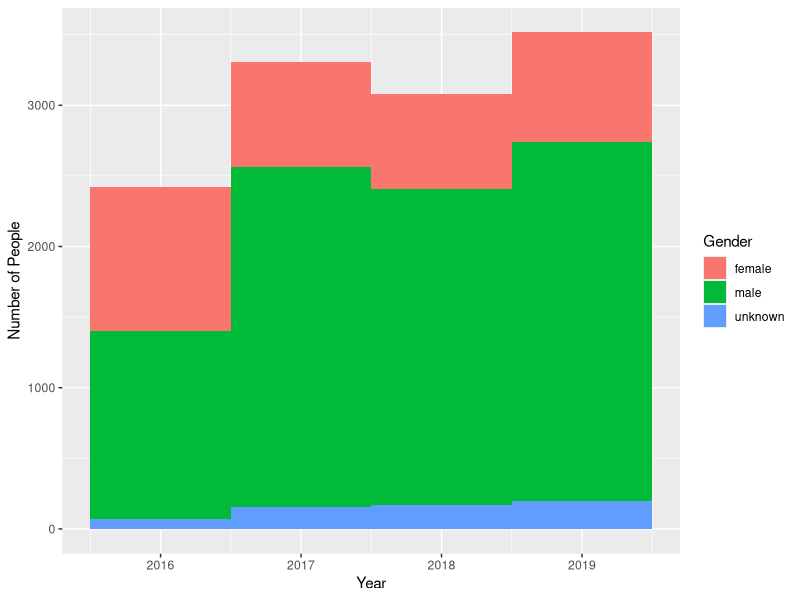
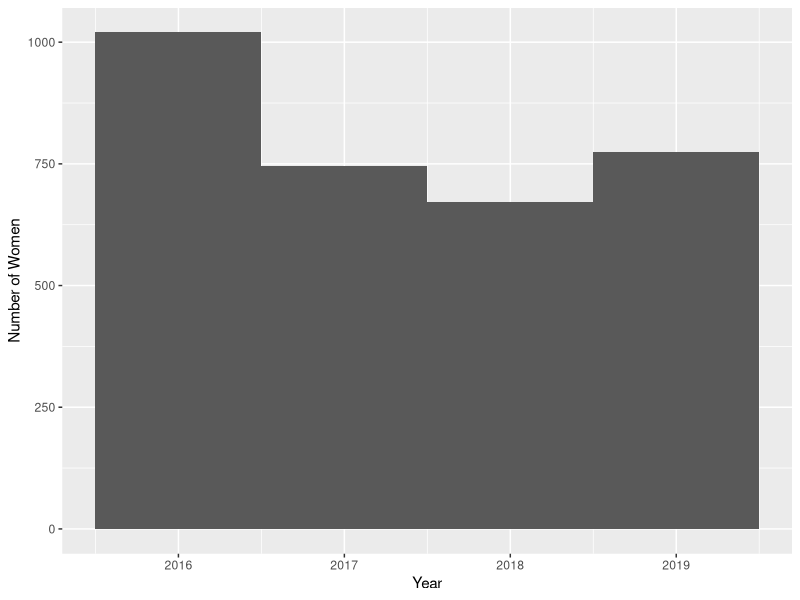
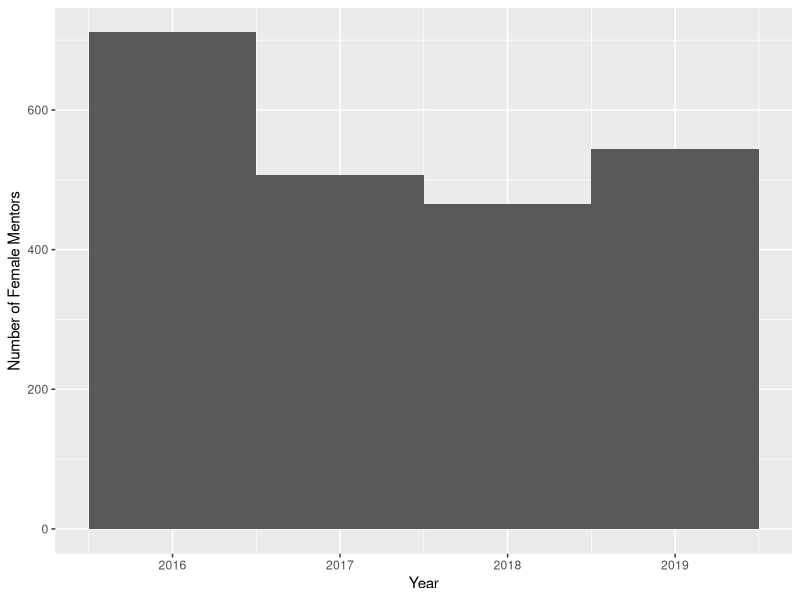
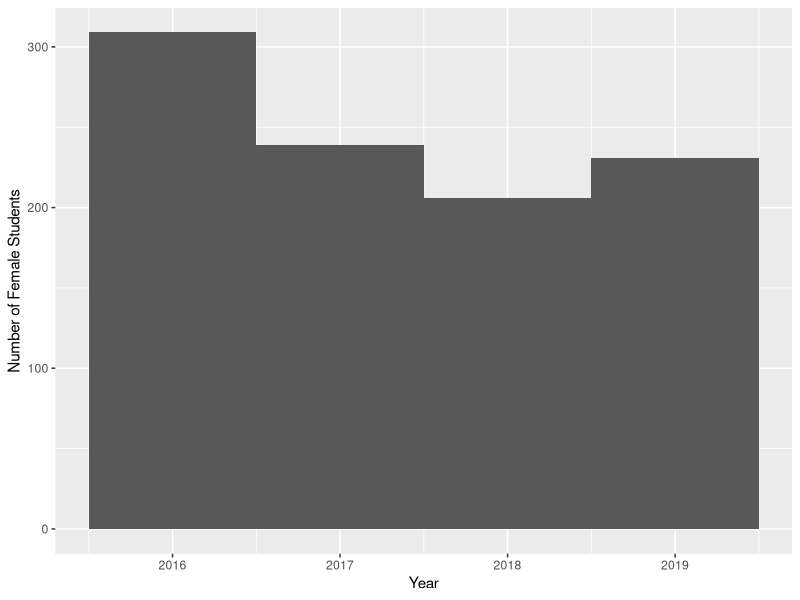
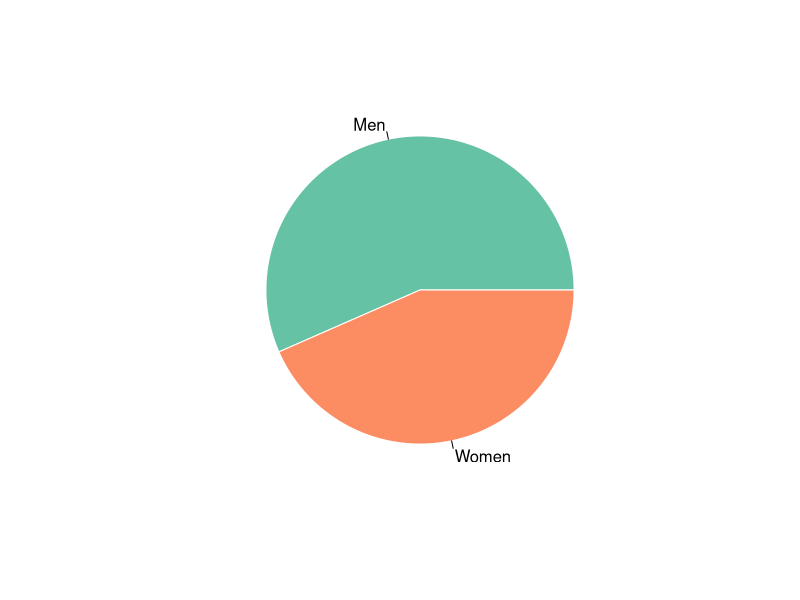
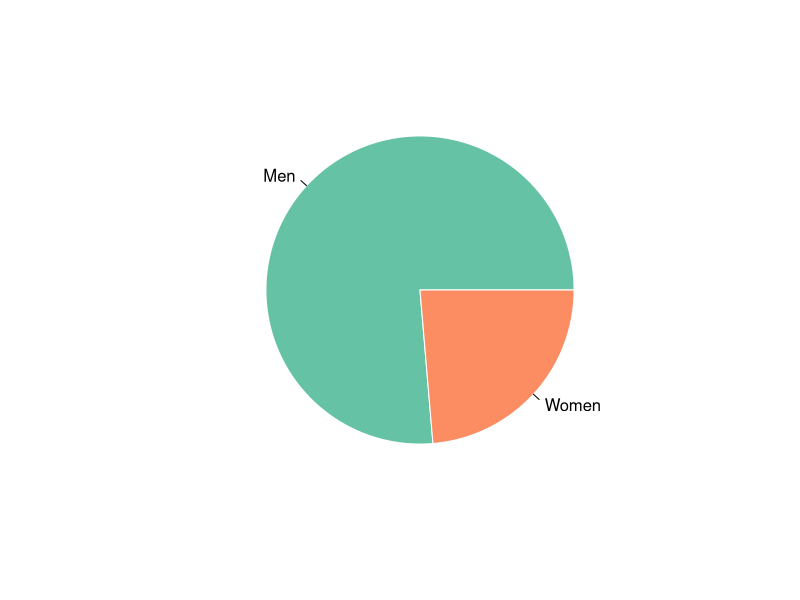
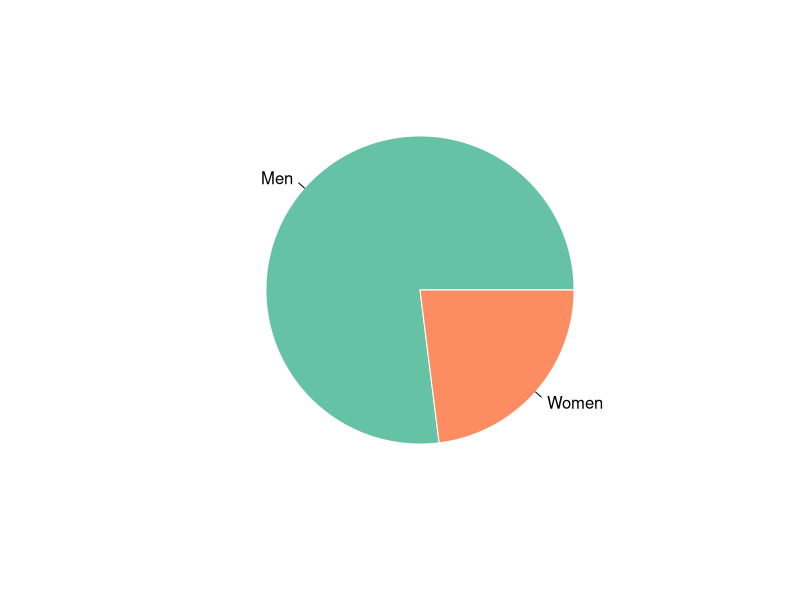
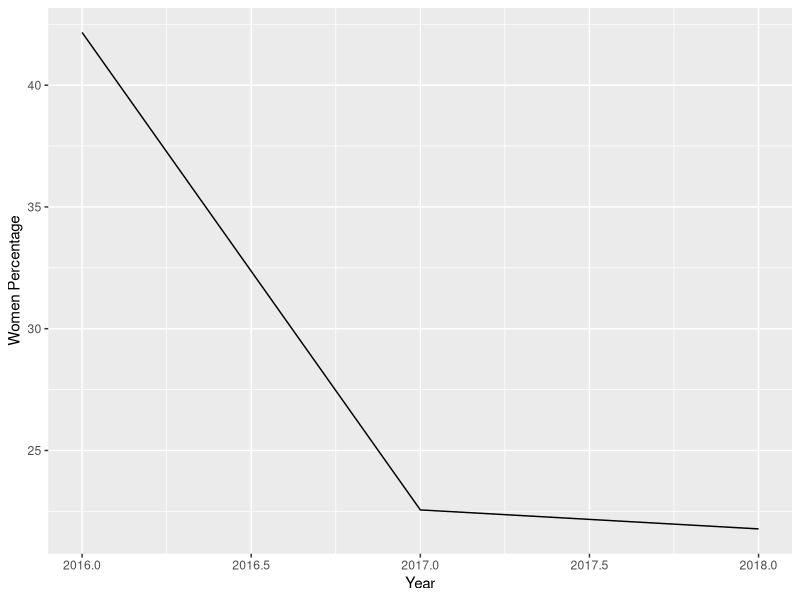

The R source for these figures, in order:
## ---- chunk 1
knitr::opts_chunk$set(echo = TRUE)
library(dplyr)
library(ggplot2)
library(RColorBrewer)
## ---- chunk 2
gsoc_data <- read.csv(file="gsoc_data.csv", header=TRUE, sep=",")
myPalette <- brewer.pal(5, "Set2") 

## ---- chunk 3
qplot(x = Year, fill = Gender, data = gsoc_data, binwidth = 1, xlab="Year", ylab="Number of People")

## ---- chunk 4
mulheres <- gsoc_data %>%
  filter(Gender == "female")
## ---- chunk 5
qplot(x = Year, data = mulheres, binwidth = 1, xlab="Year", ylab="Number of Women") 
## ---- chunk 6
mulheres <- gsoc_data %>%
  filter(Gender == "female" & Person.Type == "mentor")
## ---- chunk 7
qplot(x = Year, data = mulheres, binwidth = 1, xlab="Year", ylab="Number of Female Mentors")
## ---- chunk 8
mulheres <- gsoc_data %>%
  filter(Gender == "female" & Person.Type == "student")
## ---- chunk 9
qplot(x = Year, data = mulheres, binwidth = 1, xlab="Year", ylab="Number of Female Students")
## ---- chunk 10
pctMulheres1 = (nrow(gsoc_data %>% filter(Year == "2016" & Gender=="female")) / nrow(gsoc_data %>% filter(Year == "2016"))) * 100

pctMulheres1
## ---- chunk 11
pctHomens = (nrow(gsoc_data %>% filter(Year == "2016" & Gender=="male")) / nrow(gsoc_data %>% filter(Year == "2016"))) * 100

pctHomens
## ---- chunk 12
listavalores <- c(pctHomens, pctMulheres1)
listalabels <- c("Men", "Women")

pie(listavalores, listalabels, border="white", col=myPalette)
## ---- chunk 13
pctMulheres2 = (nrow(gsoc_data %>% filter(Year == "2017" & Gender=="female")) / nrow(gsoc_data %>% filter(Year == "2017"))) * 100

pctMulheres2
## ---- chunk 14
pctHomens = (nrow(gsoc_data %>% filter(Year == "2017" & Gender=="male")) / nrow(gsoc_data %>% filter(Year == "2017"))) * 100

pctHomens
## ---- chunk 15
listavalores <- c(pctHomens, pctMulheres2)
listalabels <- c("Men", "Women")

pie(listavalores, listalabels, border="white", col=myPalette)
## ---- chunk 16
pctMulheres3 = (nrow(gsoc_data %>% filter(Year == "2018" & Gender=="female")) / nrow(gsoc_data %>% filter(Year == "2018"))) * 100

pctMulheres3
## ---- chunk 17
pctHomens = (nrow(gsoc_data %>% filter(Year == "2018" & Gender=="male")) / nrow(gsoc_data %>% filter(Year == "2018"))) * 100

pctHomens
## ---- chunk 18
listavalores <- c(pctHomens, pctMulheres3)
listalabels <- c("Men", "Women")


pie(listavalores, listalabels, border="white", col=myPalette)
## ---- chunk 19
porcentagemMulheres <- c(pctMulheres1,pctMulheres2,pctMulheres3)
anos <- c(2016 , 2017, 2018)

porcentagemMulheresPorAno <- data.frame(porcentagemMulheres,anos)

qplot(x = anos, y = porcentagemMulheres, data = porcentagemMulheresPorAno, geom = "line", xlab="Year", ylab="Women Percentage")
## ---- chunk 20
qtdMentores = (nrow(gsoc_data %>% filter(Person.Type == "mentor")))
qtdEstudantes = (nrow(gsoc_data %>% filter(Person.Type == "student")))

qtdMentores
qtdEstudantes
## ---- chunk 21
listavalores <- c(qtdMentores, qtdEstudantes)
listalabels <- c("Mentors", "Students")


pie(listavalores, listalabels, border="white", col=myPalette)
## ---- chunk 22
pctMulheresMentoras = (nrow(gsoc_data %>% filter(Person.Type == "mentor" & Gender=="female")) / nrow(gsoc_data %>% filter(Gender == "female"))) * 100

pctHomensMentores = (nrow(gsoc_data %>% filter(Person.Type == "mentor" & Gender == "male")) / nrow(gsoc_data %>% filter(Gender == "male"))) * 100


pctMulheresMentoras
pctHomensMentores
## ---- chunk 23
tecnologias.tb <- table(gsoc_data$Technology)

barplot(tecnologias.tb, las=2)
## ---- chunk 24
tecnologias.tb <- sort(tecnologias.tb)

barplot(tail(tecnologias.tb, 5), las=2, cex.names=0.8)
## ---- chunk 25
topicos.tb <- table(gsoc_data$Topic)
barplot(topicos.tb, las=2)
## ---- chunk 26
topicos.tb <- sort(topicos.tb)

barplot(tail(topicos.tb, 20), las=2, cex.names=0.5)
## ---- chunk 27
topicos.tb <- sort(topicos.tb)

barplot(tail(topicos.tb, 5), las=1, cex.names=0.8)
